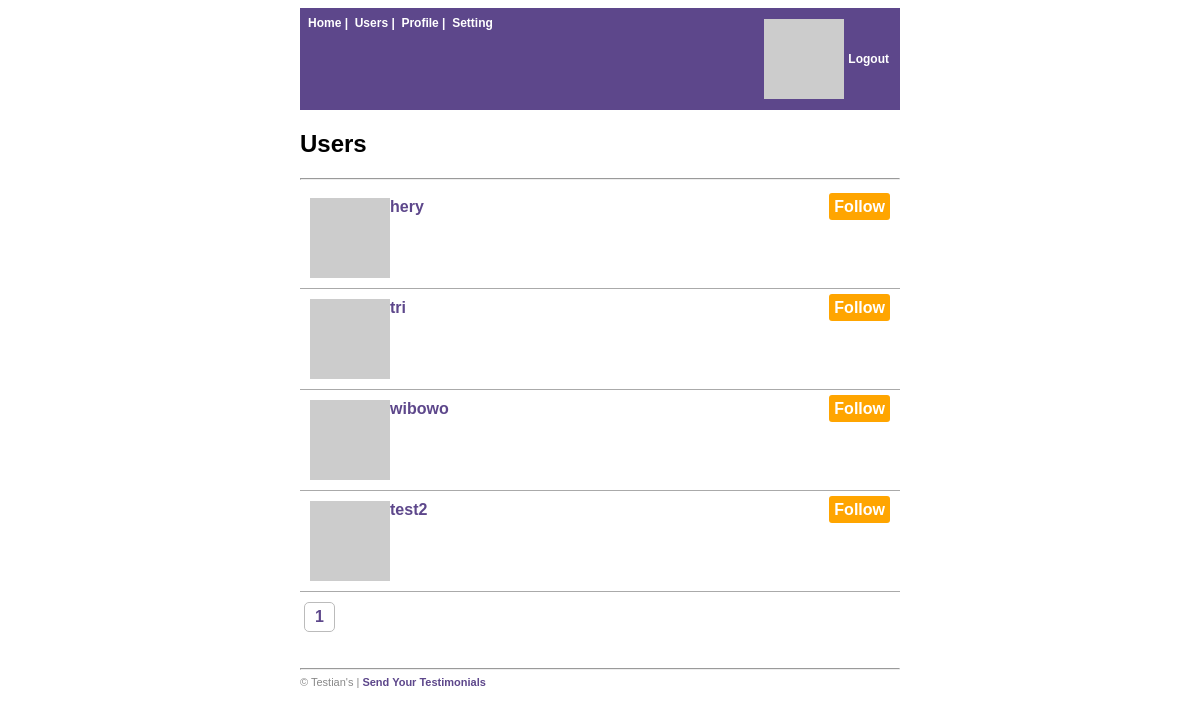
The page /show_user.php on the database its author committed.
### tables this page shows
CREATE TABLE IF NOT EXISTS `users` (
  `uid` int(11) NOT NULL AUTO_INCREMENT,
  `fullname` varchar(100) DEFAULT NULL,
  `birth` date NOT NULL,
  `password` varchar(60) DEFAULT NULL,
  `email` varchar(60) DEFAULT NULL,
  `cover_img` varchar(500) DEFAULT NULL,
  `gender` enum('pria','wanita') NOT NULL,
  `religion` enum('islam','katolik','protestan','hindu','budha') NOT NULL,
  `status` enum('lajang','pacaran','menikah','lain-lain') NOT NULL,
  `address` text NOT NULL,
  `activity` text NOT NULL,
  `hobby` text NOT NULL,
  `photo_profil` varchar(100) NOT NULL,
  PRIMARY KEY (`uid`)
);

### session.php (called while the page is built, shortened)
<?php
$uid=$_SESSION["id"];
?>

### show_user.php (the view, shortened to what this page needs)
<?php
include ("session.php");
?>
<!DOCTYPE html PUBLIC "-//W3C//DTD HTML 4.01 Transitional//EN" "http://www.w3.org/TR/html4/loose.dtd">
<html>
<head>
<link href="css/wtfdiary.css" rel="stylesheet" type="text/css" />
</head>
<body>
<div id="container">
<?php include ("includes/nav_bar.php");?>
<div><h2>Users</h2></div><hr/>
<?php
$result=mysql_query("select count(*) from users");
$row=mysql_fetch_row($result);
$tr=$row[0];
$rpp=10;
$pn=1;
$tp=($tr/$rpp);
if($tr%$rpp>0)
{
 $tp++;
}
$from=(($pn-1)*$rpp)+1;
$to=($pn)*($rpp);
$result=mysql_query("select * from users where uid between $from and $to");
while($row=mysql_fetch_row($result))
{
$userid=$row[0];
$lowercase = strtolower($row[3]);
$image = md5($lowercase);
echo "<div class='userlist'>";
echo "<div class='userlist_img'><img src='http://www.gravatar.com/avatar/$image?s=50'/></div>";
echo "<div><div style='float:right;'>";
if($uid==$userid)
{
echo "<div>You !</div>";
}
else
{
$f_command="select * from follow_user WHERE uid_fk='$uid' and following_uid='$userid' ";
$user_sql=mysql_query($f_command);
$count=mysql_num_rows($user_sql);
if($count==0)
{
echo "<div id='follow$userid'><a href='' class='follow' id='$userid'><span class='follow_btn'> Follow </span></a></div>";
}
else
{
echo "<div id='follow$userid' style='display:none'><a href='' class='follow' id='$userid'><span class='follow_btn'> Follow </span></a></div>";
echo"<div id='remove$userid'><a href='' class='remove' id='$userid'><span class='following_btn'> Following </span></a></div>";
}
}
echo "</div>";
echo "<div class='userlist_body'><a href='profile.php?id=$userid'><b>$row[1]</b></a></div>";
echo "</div></div>";
}
echo "<ul id='pages'>";
for($i=1;$i<=$tp;$i++)
{
echo "<li><a href='show_user.php?pn=$i'>$i</a></li>";
}
echo "</ul>";
?>
<div class="info">
<hr></hr>
<div style='margin-top:5px;'>&copy; Testian's | <b><a href='#'>Send Your Testimonials</a></div>
</div>
</body>
</html>

### css/wtfdiary.css (style rules this page uses)
body { font-family:Arial, Helvetica, sans-serif; font-family:12px; }
a { color:#5d478b; text-decoration:none; }
#container { margin:0 auto; width:600px; }
.info { font-size:11px; color:#888888; padding-top:15px; padding-bottom:15px; }
#pages { clear:both; list-style-type:none; overflow:hidden; margin-top:10px; padding:0; }
#pages li { float:left; }
#pages li a { font-weight:bold; margin:0 4px; padding:5px 10px; border:1px solid #bbb; display:inline-block; border-radius:5px; }
.userlist { padding:10px; border-bottom:solid 1px #aaaaaa; overflow:auto; width:580px; }
.userlist_img { float:left; }
.userlist_body { margin-left:60px; }
.follow_btn { cursor:pointer; padding:5px; color:#ffffff; font-weight:bold; background-color: orange; -moz-border-radius: 3px;-webkit-border-radius: 3px;border-radius: 3px; }

### rows shown on the page
users: fullname "hery"
users: fullname "tri"
users: fullname "wibowo"
users: fullname "test2"
